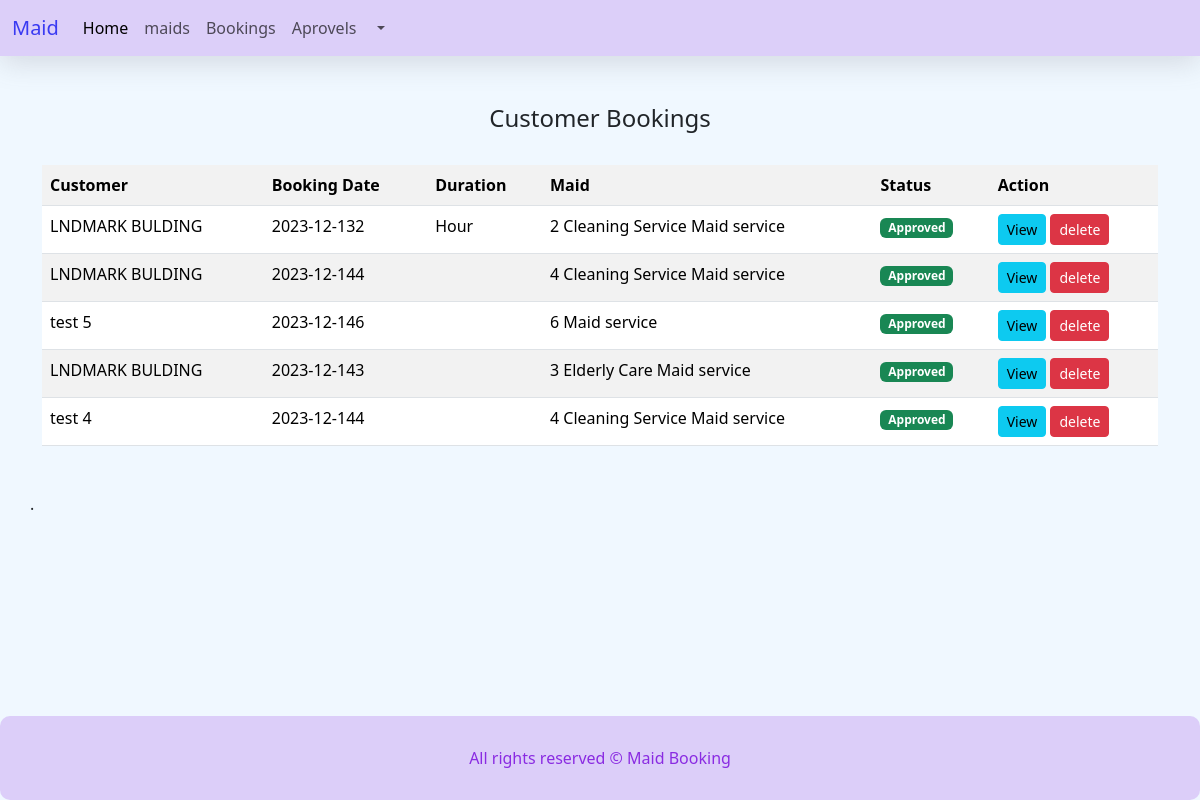
Screenshot of /totalrequest.php with the database file from the repository.
### tables this page shows
CREATE TABLE IF NOT EXISTS `booking` (
  `id` int(11) NOT NULL,
  `service` int(11) NOT NULL,
  `customer_name` varchar(255) NOT NULL,
  `customer_phone` int(20) NOT NULL,
  `address` varchar(255) NOT NULL,
  `status` tinyint(1) NOT NULL,
  `duration` varchar(255) NOT NULL,
  `bookingdate` date NOT NULL,
  `customer_id` int(255) NOT NULL,
  `rated` varchar(1) NOT NULL DEFAULT '0'
);

CREATE TABLE IF NOT EXISTS `maid` (
  `id` int(11) NOT NULL,
  `Service` varchar(255) NOT NULL,
  `Hourlyrate` int(11) NOT NULL,
  `monthlyrate` int(11) NOT NULL,
  `Availability` tinyint(1) NOT NULL,
  `Service_Name` varchar(255) NOT NULL,
  `Company_name` varchar(255) NOT NULL,
  `Rating` int(20) NOT NULL,
  `totalrater` int(20) NOT NULL,
  `location` varchar(255) NOT NULL
);

### totalrequest.php (the view, shortened to what this page needs)
<!DOCTYPE html>
<html lang="en">
<head>
  <link href="https://cdn.jsdelivr.net/npm/bootstrap@5.3.2/dist/css/bootstrap.min.css" rel="stylesheet"
>
  <link rel="stylesheet" href="css/styles.css">
</head>
<body>
<?php include 'components/adminheadder.php'?>
<?php include ('dbconnection.php'); ?>
<div class="container mt-5">
    <h4 class='text-center'>Customer Bookings </h4> <br>
<table class='table table-striped'>
    <tr>
    <th>Customer</th>
    <th>Booking Date</th>
    <th>Duration</th>
    <th>Maid</th>
    <th>Status</th>
    <th>Action</th>
    </tr>
<?php
    $sql = "SELECT * FROM booking";
    $rs = $conn->query($sql);
    while($rws = $rs->fetch_assoc())
    {
?>
<tr>
    <td><?php echo $rws['customer_name']?></td>
    <td><?php echo $rws['bookingdate'], $rws['service'] ?></td>
    <td><?php echo $rws['duration']?></td>
    <td>
        <?php
        $ser_id = $rws['service'];
        echo $ser_id;
        $sql1 = "SELECT * FROM maid WHERE id='$ser_id'";
        $rs1 = $conn->query($sql1);
        while($rws1 = $rs1->fetch_assoc()){
        ?>
       <?php
       echo $rws1['Service'] ?>
         <?php
         }
        ?>
        Maid service
    </td>
    <td>
    <?php if($rws["status"] == false)   { ?>
    <span class="badge bg-warning">Pending</span>
    <?php }else { ?>
    <span class="badge bg-success">Approved</span>
    <?php } ?>
    </td>
    <td>
    <a href="adminbookingsingleview.php?id=<?php echo $rws['id']?>" class="btn btn-info btn-sm" >View</a>
      <a href="deletebookingadmin.php?id=<?php echo $rws['id']?>" class="btn btn-danger btn-sm" >delete</a>
</td>
</tr>
<?php }
?>
</table>
    </div>
    <?php include 'components/footer.php'?>

### css/styles.css (style rules this page uses)
body { background-color: aliceblue; }

### rows the page displays
booking: customer_name "LNDMARK BULDING", bookingdate "2023-12-13", service "2", duration "Hour", status "Approved"
maid: Service "Cleaning Service"
booking: customer_name "LNDMARK BULDING", bookingdate "2023-12-14", service "4", status "Approved"
maid: Service "Cleaning Service"
booking: customer_name "test 5", bookingdate "2023-12-14", service "6", status "Approved"
booking: customer_name "LNDMARK BULDING", bookingdate "2023-12-14", service "3", status "Approved"
maid: Service "Elderly Care"
booking: customer_name "test 4", bookingdate "2023-12-14", service "4", status "Approved"
